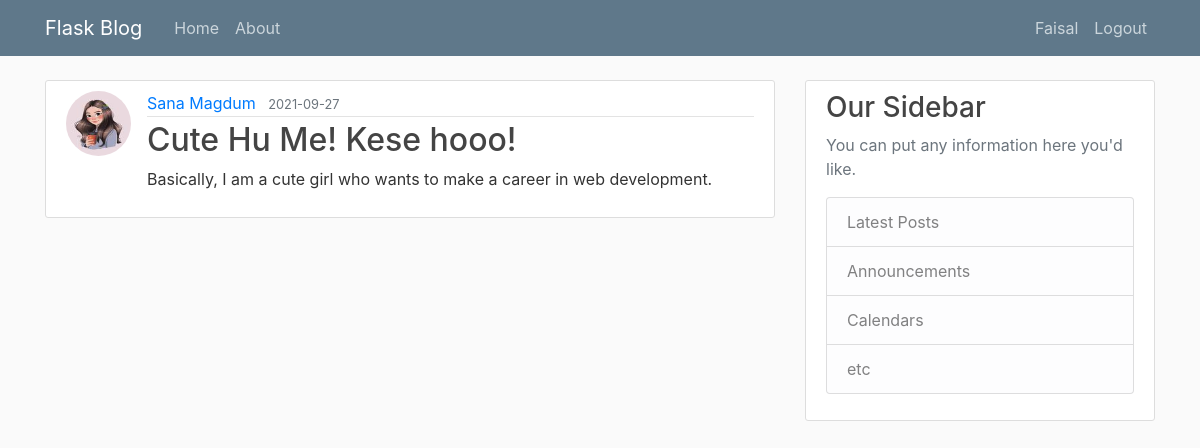
The app's page /post/2 (signed in) with its own data.
### FMagdum/models.py (models this page shows, shortened)
class User(db.Model, UserMixin):
    id = db.Column(db.Integer, primary_key=True)
    username = db.Column(db.String(20), unique=True, nullable=False)
    email = db.Column(db.String(120), unique=True, nullable=False)
    image_file = db.Column(db.String(20), nullable=False, default='default.jpg')
    password = db.Column(db.String(60), nullable=False)
    posts = db.relationship('Post', backref='author', lazy=True)

class Post(db.Model):
    id = db.Column(db.Integer, primary_key=True)
    title = db.Column(db.String(100),nullable=False)
    date_posted = db.Column(db.DateTime, nullable=False, default=datetime.utcnow)
    content = db.Column(db.Text, nullable=False)
    user_id = db.Column(db.Integer, db.ForeignKey('user.id'), nullable=False)

### FMagdum/routes.py (the view)
@app.route("/post/<int:post_id>")
def post(post_id):
    post = Post.query.get_or_404(post_id)
    return render_template('post.html', title=post.title, post=post)

### FMagdum/models.py (called while the page is built)
@login_manager.user_loader
def load_user(user_id):
    return User.query.get(int(user_id))

### FMagdum/templates/post.html (shortened to what this page needs)
{%extends "layout.html"%}
{%block content%}
    <article class="media content-section">
        <img class="rounded-circle article-img" src="{{url_for('static', filename='profile_pics/' + post.author.image_file)}}">
        <div class="media-body">
        <div class="article-metadata">
            <a class="mr-2" href="#">{{ post.author.username }}</a>
            <small class="text-muted">{{ post.date_posted.strftime('%Y-%m-%d') }}</small>
        </div>
        <h2 class="article-title">{{ post.title }}</h2>
        <p class="article-content">{{ post.content }}</p>
        </div>
    </article>
{%endblock content%}

### FMagdum/templates/layout.html (shortened to what this page needs)
<!DOCTYPE html>
<html>
<head>
    <link rel="stylesheet" href="https://maxcdn.bootstrapcdn.com/bootstrap/4.0.0/css/bootstrap.min.css">
    <link rel="stylesheet" type="text/css" href="{{ url_for('static', filename='main.css') }}">
</head>
<body>
    <header class="site-header">
        <nav class="navbar navbar-expand-md navbar-dark bg-steel fixed-top">
          <div class="container">
            <a class="navbar-brand mr-4" href="/">Flask Blog</a>
            <div class="collapse navbar-collapse" id="navbarToggle">
              <div class="navbar-nav mr-auto">
                <a class="nav-item nav-link" href="{{url_for('home')}}">Home</a>
                <a class="nav-item nav-link" href="{{url_for('about')}}">About</a>
              </div>
              <div class="navbar-nav ml-auto">
                {% if current_user.is_authenticated %}
                  <a class="nav-item nav-link" href="{{url_for('new_post')}}">{{legend}}</a>
                  <a class="nav-item nav-link" href="{{url_for('account')}}">{{ current_user.username }}</a>
                  <a class="nav-item nav-link" href="{{url_for('logout')}}">Logout</a>
                {% else %}
                  <a class="nav-item nav-link" href="{{url_for('login')}}">Login</a>
                  <a class="nav-item nav-link" href="{{url_for('register')}}">Register</a>
                {% endif %}
              </div>
            </div>
          </div>
        </nav>
    </header>
    <main role="main" class="container">
        <div class="row">
          <div class="col-md-8">
            {% block content %}{% endblock %}
          </div>
          <div class="col-md-4">
            <div class="content-section">
              <h3>Our Sidebar</h3>
              <p class='text-muted'>You can put any information here you'd like.
                <ul class="list-group">
                  <li class="list-group-item list-group-item-light">Latest Posts</li>
                  <li class="list-group-item list-group-item-light">Announcements</li>
                  <li class="list-group-item list-group-item-light">Calendars</li>
                  <li class="list-group-item list-group-item-light">etc</li>
                </ul>
              </p>
            </div>
          </div>
        </div>
      </main>
</body>
</html>

### FMagdum/static/main.css (style rules this page uses)
body { background: #fafafa; color: #333333; margin-top: 5rem; }
h1, h2, h3, h4, h5, h6 { color: #444444; }
.bg-steel { background-color: #5f788a; }
.site-header .navbar-nav .nav-link { color: #cbd5db; }
.content-section { background: #ffffff; padding: 10px 20px; border: 1px solid #dddddd; border-radius: 3px; margin-bottom: 20px; }
.article-title { color: #444444; }
.article-content { white-space: pre-line; }
.article-img { height: 65px; width: 65px; margin-right: 16px; }
.article-metadata { padding-bottom: 1px; margin-bottom: 4px; border-bottom: 1px solid #e3e3e3 }

### records on screen
User: username "Faisal"
User: image_file (picture), author.username "Sana Magdum"
Post: date_posted "2021-09-27", title "Cute Hu Me! Kese hooo!", content "Basically, I am a cute girl who wants to make a career in web development."
